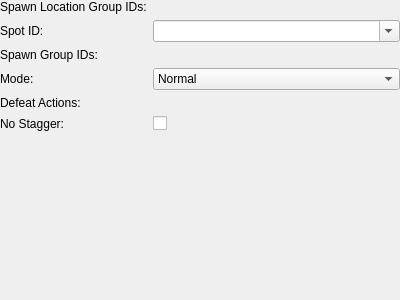
<?xml version="1.0" encoding="UTF-8"?>
<ui version="4.0">
 <class>ActionSpawn</class>
 <widget class="QWidget" name="ActionSpawn">
  <property name="geometry">
   <rect>
    <x>0</x>
    <y>0</y>
    <width>400</width>
    <height>300</height>
   </rect>
  </property>
  <layout class="QVBoxLayout" name="verticalLayout">
   <property name="leftMargin">
    <number>0</number>
   </property>
   <property name="topMargin">
    <number>0</number>
   </property>
   <property name="rightMargin">
    <number>0</number>
   </property>
   <property name="bottomMargin">
    <number>0</number>
   </property>
   <item>
    <layout class="QFormLayout" name="formLayout">
     <property name="fieldGrowthPolicy">
      <enum>QFormLayout::AllNonFixedFieldsGrow</enum>
     </property>
     <item row="0" column="0">
      <widget class="QLabel" name="lblSpawnLocationGroupIDs">
       <property name="text">
        <string>Spawn Location Group IDs:</string>
       </property>
      </widget>
     </item>
     <item row="0" column="1">
      <widget class="ActionIDs" name="spawnLocationGroupIDs" native="true"/>
     </item>
     <item row="1" column="0">
      <widget class="QLabel" name="lblSpotID">
       <property name="text">
        <string>Spot ID:</string>
       </property>
      </widget>
     </item>
     <item row="1" column="1">
      <widget class="QComboBox" name="spotID">
       <property name="sizePolicy">
        <sizepolicy hsizetype="Expanding" vsizetype="Fixed">
         <horstretch>0</horstretch>
         <verstretch>0</verstretch>
        </sizepolicy>
       </property>
       <property name="editable">
        <bool>true</bool>
       </property>
      </widget>
     </item>
     <item row="2" column="0">
      <widget class="QLabel" name="lblSpawnGroupIDs">
       <property name="text">
        <string>Spawn Group IDs:</string>
       </property>
      </widget>
     </item>
     <item row="2" column="1">
      <widget class="ActionMap" name="spawnGroupIDs" native="true"/>
     </item>
     <item row="3" column="0">
      <widget class="QLabel" name="lblMode">
       <property name="text">
        <string>Mode:</string>
       </property>
      </widget>
     </item>
     <item row="3" column="1">
      <widget class="QComboBox" name="mode">
       <item>
        <property name="text">
         <string>Normal</string>
        </property>
       </item>
       <item>
        <property name="text">
         <string>One-Time</string>
        </property>
       </item>
       <item>
        <property name="text">
         <string>One-Time Random</string>
        </property>
       </item>
       <item>
        <property name="text">
         <string>None Exist</string>
        </property>
       </item>
       <item>
        <property name="text">
         <string>Despawn</string>
        </property>
       </item>
      </widget>
     </item>
     <item row="4" column="0">
      <widget class="QLabel" name="lblDefeatActions">
       <property name="text">
        <string>Defeat Actions:</string>
       </property>
      </widget>
     </item>
     <item row="4" column="1">
      <widget class="ActionList" name="defeatActions" native="true"/>
     </item>
     <item row="5" column="0">
      <widget class="QLabel" name="lblNoStagger">
       <property name="text">
        <string>No Stagger:</string>
       </property>
      </widget>
     </item>
     <item row="5" column="1">
      <widget class="QCheckBox" name="noStagger">
       <property name="text">
        <string/>
       </property>
      </widget>
     </item>
    </layout>
   </item>
  </layout>
 </widget>
 <customwidgets>
  <customwidget>
   <class>ActionMap</class>
   <extends>QWidget</extends>
   <header>ActionMap.h</header>
   <container>1</container>
  </customwidget>
  <customwidget>
   <class>ActionIDs</class>
   <extends>QWidget</extends>
   <header>ActionIDs.h</header>
   <container>1</container>
  </customwidget>
  <customwidget>
   <class>ActionList</class>
   <extends>QWidget</extends>
   <header>ActionList.h</header>
   <container>1</container>
  </customwidget>
 </customwidgets>
 <resources/>
 <connections/>
</ui>
